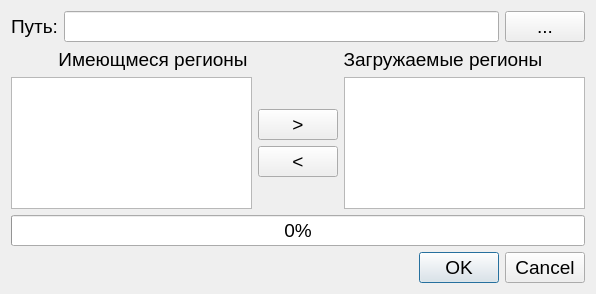
<?xml version="1.0" encoding="UTF-8"?>
<ui version="4.0">
 <class>ImportKLADR</class>
 <widget class="QDialog" name="ImportKLADR">
  <property name="geometry">
   <rect>
    <x>0</x>
    <y>0</y>
    <width>596</width>
    <height>294</height>
   </rect>
  </property>
  <property name="font">
   <font>
    <pointsize>14</pointsize>
   </font>
  </property>
  <property name="windowTitle">
   <string>Dialog</string>
  </property>
  <layout class="QVBoxLayout" name="verticalLayout">
   <item>
    <layout class="QHBoxLayout" name="horizontalLayout">
     <item>
      <widget class="QLabel" name="label">
       <property name="text">
        <string>Путь:</string>
       </property>
      </widget>
     </item>
     <item>
      <widget class="QLineEdit" name="lePath"/>
     </item>
     <item>
      <widget class="QPushButton" name="cmbBrowse">
       <property name="text">
        <string>...</string>
       </property>
      </widget>
     </item>
    </layout>
   </item>
   <item>
    <layout class="QHBoxLayout" name="horizontalLayout_3">
     <item>
      <widget class="QLabel" name="label_3">
       <property name="text">
        <string>Имеющмеся регионы</string>
       </property>
       <property name="alignment">
        <set>Qt::AlignCenter</set>
       </property>
      </widget>
     </item>
     <item>
      <widget class="QLabel" name="label_2">
       <property name="text">
        <string>Загружаемые регионы</string>
       </property>
       <property name="alignment">
        <set>Qt::AlignCenter</set>
       </property>
      </widget>
     </item>
    </layout>
   </item>
   <item>
    <layout class="QHBoxLayout" name="horizontalLayout_2">
     <item>
      <widget class="QListView" name="lstKladr"/>
     </item>
     <item>
      <layout class="QVBoxLayout" name="verticalLayout_2">
       <item>
        <spacer name="verticalSpacer">
         <property name="orientation">
          <enum>Qt::Vertical</enum>
         </property>
         <property name="sizeHint" stdset="0">
          <size>
           <width>20</width>
           <height>40</height>
          </size>
         </property>
        </spacer>
       </item>
       <item>
        <widget class="QPushButton" name="pushButton_2">
         <property name="text">
          <string>&gt;</string>
         </property>
        </widget>
       </item>
       <item>
        <widget class="QPushButton" name="pushButton">
         <property name="text">
          <string>&lt;</string>
         </property>
        </widget>
       </item>
       <item>
        <spacer name="verticalSpacer_2">
         <property name="orientation">
          <enum>Qt::Vertical</enum>
         </property>
         <property name="sizeHint" stdset="0">
          <size>
           <width>20</width>
           <height>40</height>
          </size>
         </property>
        </spacer>
       </item>
      </layout>
     </item>
     <item>
      <widget class="QListView" name="lstBrowse"/>
     </item>
    </layout>
   </item>
   <item>
    <widget class="QProgressBar" name="progressBar">
     <property name="value">
      <number>0</number>
     </property>
     <property name="alignment">
      <set>Qt::AlignCenter</set>
     </property>
    </widget>
   </item>
   <item>
    <widget class="QDialogButtonBox" name="buttonBox">
     <property name="orientation">
      <enum>Qt::Horizontal</enum>
     </property>
     <property name="standardButtons">
      <set>QDialogButtonBox::Cancel|QDialogButtonBox::Ok</set>
     </property>
    </widget>
   </item>
  </layout>
 </widget>
 <resources/>
 <connections>
  <connection>
   <sender>buttonBox</sender>
   <signal>accepted()</signal>
   <receiver>ImportKLADR</receiver>
   <slot>importData()</slot>
   <hints>
    <hint type="sourcelabel">
     <x>225</x>
     <y>264</y>
    </hint>
    <hint type="destinationlabel">
     <x>157</x>
     <y>139</y>
    </hint>
   </hints>
  </connection>
  <connection>
   <sender>buttonBox</sender>
   <signal>rejected()</signal>
   <receiver>ImportKLADR</receiver>
   <slot>reject()</slot>
   <hints>
    <hint type="sourcelabel">
     <x>295</x>
     <y>274</y>
    </hint>
    <hint type="destinationlabel">
     <x>286</x>
     <y>139</y>
    </hint>
   </hints>
  </connection>
  <connection>
   <sender>cmbBrowse</sender>
   <signal>clicked()</signal>
   <receiver>ImportKLADR</receiver>
   <slot>browseDir()</slot>
   <hints>
    <hint type="sourcelabel">
     <x>563</x>
     <y>23</y>
    </hint>
    <hint type="destinationlabel">
     <x>494</x>
     <y>11</y>
    </hint>
   </hints>
  </connection>
  <connection>
   <sender>pushButton_2</sender>
   <signal>clicked()</signal>
   <receiver>ImportKLADR</receiver>
   <slot>addRegionToList()</slot>
   <hints>
    <hint type="sourcelabel">
     <x>296</x>
     <y>126</y>
    </hint>
    <hint type="destinationlabel">
     <x>310</x>
     <y>79</y>
    </hint>
   </hints>
  </connection>
  <connection>
   <sender>pushButton</sender>
   <signal>clicked()</signal>
   <receiver>ImportKLADR</receiver>
   <slot>removeRegionOnList()</slot>
   <hints>
    <hint type="sourcelabel">
     <x>320</x>
     <y>168</y>
    </hint>
    <hint type="destinationlabel">
     <x>324</x>
     <y>192</y>
    </hint>
   </hints>
  </connection>
 </connections>
 <slots>
  <slot>browseDir()</slot>
  <slot>importData()</slot>
  <slot>addRegionToList()</slot>
  <slot>removeRegionOnList()</slot>
 </slots>
</ui>
